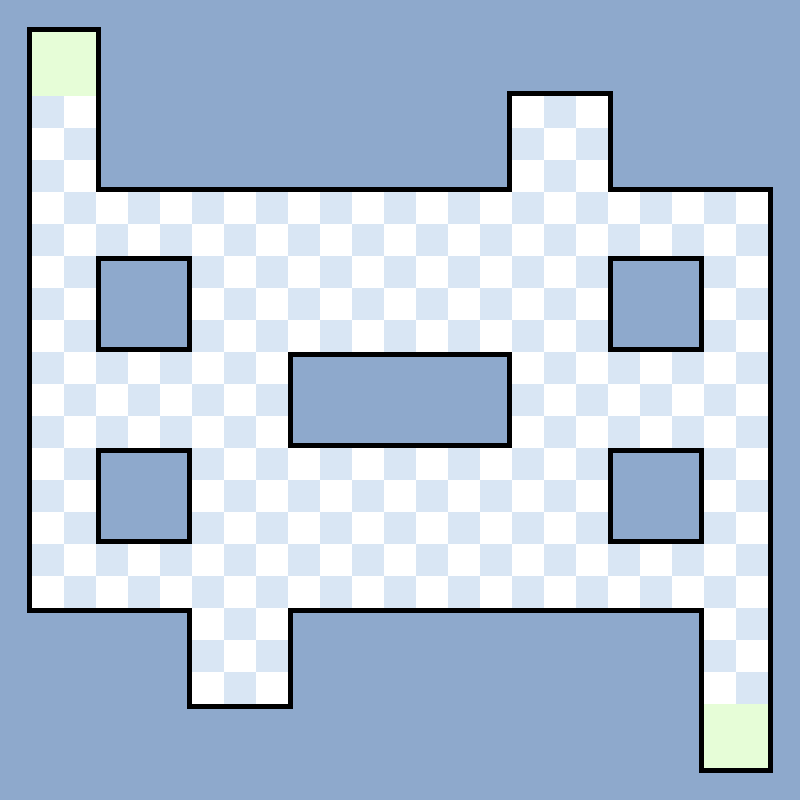

This is a level from a 2D game, rendered from its Tiled map with the project's own tilesets. A one-line summary and the map file follow, with tile-layer data summarised:
An orthogonal 25x25 tile map with 32x32 px tiles, 2 tile layers (Suelo, Paredes), 8 tilesets and 1 object (Inicio).

<map version="1.9" tiledversion="1.9.2" orientation="orthogonal" renderorder="right-down" width="25" height="25" tilewidth="32" tileheight="32" infinite="0" nextlayerid="4" nextobjectid="4">
 <tileset firstgid="1" source="SueloGris.tsx" />
 <tileset firstgid="2" source="SueloGrisOscuro.tsx" />
 <tileset firstgid="3" source="SueloParedes.tsx" />
 <tileset firstgid="4" source="SueloMetaJugador.tsx" />
 <tileset firstgid="5" source="Obstaculo1.tsx" />
 <tileset firstgid="6" source="SueloFondo.tsx" />
 <tileset firstgid="7" source="Obstaculo2.tsx" />
 <tileset firstgid="8" source="Obstaculo3.tsx" />
 <layer id="1" name="Suelo" width="25" height="25">
  <data>[625 cells, 568 non-empty, 3 distinct tile ids]</data>
 </layer>
 <layer id="2" name="Paredes" width="25" height="25">
  <data>[625 cells, 345 non-empty, 4 distinct tile ids]</data>
 </layer>
 <objectgroup id="3" name="Posicion">
  <object id="3" name="Inicio" x="53" y="81.6667">
   <point />
  </object>
 </objectgroup>
</map>
